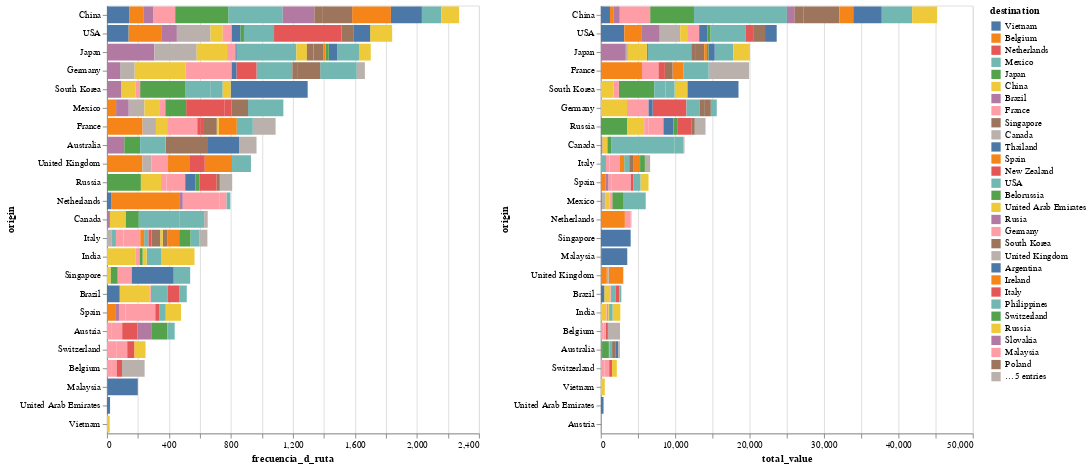

Notebook cell for this chart:
### Markdown cell above
#### A bigger picture

### Code cell
todas_rutas_mas_demandadas = alt.Chart(df_rutas_mas_demandas).mark_bar().encode(
    y= alt.Y('origin:N',
            sort = "-x"),
    x= alt.X('frecuencia_d_ruta:Q'),
    color= alt.Color('destination:N', sort = ['x']),
    tooltip=['origin', 'destination', 'frecuencia_d_ruta']
).interactive()

todas_rutas_mas_valiosas = alt.Chart(df_rutas_mas_valiosas).mark_bar().encode(
    y= alt.Y('origin:N',
            sort = "-x"),
    x= alt.X('total_value:Q'),
    color= alt.Color('destination:N', sort = ['x']),
    tooltip=['origin', 'destination', 'total_value']
).interactive()

#Bind the charts together
pts = alt.selection_multi(fields=['origin']) 

#when selecting demand route, se filtra solo a ver esa ruta en value
demand_rutas = todas_rutas_mas_demandadas.add_selection(pts)
value_rutas = todas_rutas_mas_valiosas.transform_filter(pts)

alt.hconcat(
    demand_rutas, value_rutas
)
#haz click afuera de la grafica para quitar el filtro y presiona shift para seleccionar varios

### Figure 1 — Vega-Lite specification as saved in the notebook (floating-point values rounded to 4 significant figures; data arrays with more than 128 entries replaced by an {"elided": "..."} marker saying what was removed)
{"config": {"view": {"continuousWidth": 400, "continuousHeight": 300}}, "hconcat": [{"data": {"name": "data-f39283364b12405bc9a8963191525a8f"}, "mark": "bar", "encoding": {"color": {"type": "nominal", "field": "destination", "sort": ["x"]}, "tooltip": [{"type": "nominal", "field": "origin"}, {"type": "nominal", "field": "destination"}, {"type": "quantitative", "field": "frecuencia_d_ruta"}], "x": {"type": "quantitative", "field": "frecuencia_d_ruta"}, "y": {"type": "nominal", "field": "origin", "sort": "-x"}}, "selection": {"selector004": {"type": "interval", "bind": "scales", "encodings": ["x", "y"]}, "selector006": {"type": "multi", "fields": ["origin"]}}}, {"data": {"name": "data-6e31690ada417506220085391b4f6432"}, "mark": "bar", "encoding": {"color": {"type": "nominal", "field": "destination", "sort": ["x"]}, "tooltip": [{"type": "nominal", "field": "origin"}, {"type": "nominal", "field": "destination"}, {"type": "quantitative", "field": "total_value"}], "x": {"type": "quantitative", "field": "total_value"}, "y": {"type": "nominal", "field": "origin", "sort": "-x"}}, "selection": {"selector005": {"type": "interval", "bind": "scales", "encodings": ["x", "y"]}}, "transform": [{"filter": {"selection": "selector006"}}]}], "$schema": "https://vega.github.io/schema/vega-lite/v4.8.1.json", "datasets": {"data-f39283364b12405bc9a8963191525a8f": {"elided": "172 records"}, "data-6e31690ada417506220085391b4f6432": {"elided": "172 records"}}}
